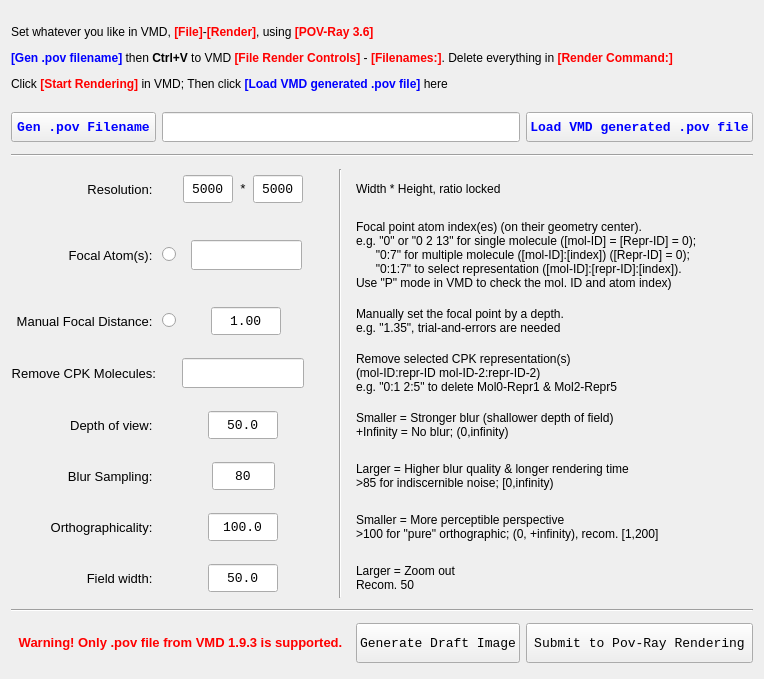
<?xml version="1.0" encoding="UTF-8"?>
<ui version="4.0">
 <class>VMD_Pov_Ray_Blur_UI</class>
 <widget class="QWidget" name="VMD_Pov_Ray_Blur_UI">
  <property name="geometry">
   <rect>
    <x>0</x>
    <y>0</y>
    <width>764</width>
    <height>679</height>
   </rect>
  </property>
  <property name="maximumSize">
   <size>
    <width>781</width>
    <height>5530</height>
   </size>
  </property>
  <property name="windowTitle">
   <string>VMD Pov-Ray Blur Editor by LYH</string>
  </property>
  <layout class="QHBoxLayout" name="horizontalLayout_27">
   <item>
    <layout class="QGridLayout" name="gridLayout" rowstretch="0,0,0,0,0,0,0,0,0,0,0,0,0" columnstretch="0,0,0,0,0">
     <item row="6" column="3" colspan="2">
      <widget class="QLabel" name="label_45">
       <property name="minimumSize">
        <size>
         <width>0</width>
         <height>40</height>
        </size>
       </property>
       <property name="font">
        <font>
         <family>Microsoft YaHei UI</family>
         <pointsize>9</pointsize>
         <weight>50</weight>
         <bold>false</bold>
        </font>
       </property>
       <property name="text">
        <string>Remove selected CPK representation(s)
(mol-ID:repr-ID mol-ID-2:repr-ID-2) 
e.g. &quot;0:1 2:5&quot; to delete Mol0-Repr1 &amp; Mol2-Repr5</string>
       </property>
      </widget>
     </item>
     <item row="12" column="0" colspan="3">
      <widget class="QLabel" name="warning_label">
       <property name="minimumSize">
        <size>
         <width>0</width>
         <height>30</height>
        </size>
       </property>
       <property name="font">
        <font>
         <family>Microsoft YaHei UI</family>
         <pointsize>10</pointsize>
         <weight>50</weight>
         <bold>false</bold>
        </font>
       </property>
       <property name="text">
        <string>&lt;html&gt;&lt;head/&gt;&lt;body&gt;&lt;p&gt;&lt;span style=&quot; font-size:10pt; font-weight:600; color:#ff0000;&quot;&gt;Warning! Only .pov file from VMD 1.9.3 is supported.&lt;/span&gt;&lt;/p&gt;&lt;/body&gt;&lt;/html&gt;</string>
       </property>
       <property name="alignment">
        <set>Qt::AlignCenter</set>
       </property>
      </widget>
     </item>
     <item row="3" column="3" colspan="2">
      <widget class="QLabel" name="label_13">
       <property name="minimumSize">
        <size>
         <width>0</width>
         <height>40</height>
        </size>
       </property>
       <property name="font">
        <font>
         <family>Microsoft YaHei UI</family>
         <pointsize>9</pointsize>
         <weight>50</weight>
         <bold>false</bold>
        </font>
       </property>
       <property name="text">
        <string>Width * Height, ratio locked</string>
       </property>
      </widget>
     </item>
     <item row="10" column="3" colspan="2">
      <widget class="QLabel" name="label_10">
       <property name="minimumSize">
        <size>
         <width>0</width>
         <height>40</height>
        </size>
       </property>
       <property name="font">
        <font>
         <family>Microsoft YaHei UI</family>
         <pointsize>9</pointsize>
         <weight>50</weight>
         <bold>false</bold>
        </font>
       </property>
       <property name="text">
        <string>Larger = Zoom out
Recom. 50</string>
       </property>
      </widget>
     </item>
     <item row="9" column="1">
      <layout class="QHBoxLayout" name="horizontalLayout_7">
       <item>
        <spacer name="horizontalSpacer_24">
         <property name="orientation">
          <enum>Qt::Horizontal</enum>
         </property>
         <property name="sizeHint" stdset="0">
          <size>
           <width>40</width>
           <height>20</height>
          </size>
         </property>
        </spacer>
       </item>
       <item>
        <widget class="QDoubleSpinBox" name="ortho_doubleSpinBox">
         <property name="minimumSize">
          <size>
           <width>0</width>
           <height>30</height>
          </size>
         </property>
         <property name="maximumSize">
          <size>
           <width>70</width>
           <height>16777215</height>
          </size>
         </property>
         <property name="font">
          <font>
           <family>Consolas</family>
           <pointsize>10</pointsize>
          </font>
         </property>
         <property name="alignment">
          <set>Qt::AlignCenter</set>
         </property>
         <property name="buttonSymbols">
          <enum>QAbstractSpinBox::NoButtons</enum>
         </property>
         <property name="decimals">
          <number>1</number>
         </property>
         <property name="maximum">
          <double>99999999999990000.000000000000000</double>
         </property>
         <property name="singleStep">
          <double>1.000000000000000</double>
         </property>
         <property name="value">
          <double>100.000000000000000</double>
         </property>
        </widget>
       </item>
       <item>
        <spacer name="horizontalSpacer_11">
         <property name="orientation">
          <enum>Qt::Horizontal</enum>
         </property>
         <property name="sizeHint" stdset="0">
          <size>
           <width>40</width>
           <height>20</height>
          </size>
         </property>
        </spacer>
       </item>
      </layout>
     </item>
     <item row="9" column="0">
      <widget class="QLabel" name="label_7">
       <property name="minimumSize">
        <size>
         <width>0</width>
         <height>30</height>
        </size>
       </property>
       <property name="font">
        <font>
         <family>Microsoft YaHei UI</family>
         <pointsize>10</pointsize>
         <weight>50</weight>
         <bold>false</bold>
        </font>
       </property>
       <property name="text">
        <string>Orthographicality: </string>
       </property>
       <property name="alignment">
        <set>Qt::AlignRight|Qt::AlignTrailing|Qt::AlignVCenter</set>
       </property>
      </widget>
     </item>
     <item row="3" column="0">
      <widget class="QLabel" name="label_11">
       <property name="minimumSize">
        <size>
         <width>0</width>
         <height>30</height>
        </size>
       </property>
       <property name="font">
        <font>
         <family>Microsoft YaHei UI</family>
         <pointsize>10</pointsize>
         <weight>50</weight>
         <bold>false</bold>
        </font>
       </property>
       <property name="text">
        <string>Resolution: </string>
       </property>
       <property name="alignment">
        <set>Qt::AlignRight|Qt::AlignTrailing|Qt::AlignVCenter</set>
       </property>
      </widget>
     </item>
     <item row="8" column="0">
      <widget class="QLabel" name="label_3">
       <property name="minimumSize">
        <size>
         <width>0</width>
         <height>30</height>
        </size>
       </property>
       <property name="font">
        <font>
         <family>Microsoft YaHei UI</family>
         <pointsize>10</pointsize>
         <weight>50</weight>
         <bold>false</bold>
        </font>
       </property>
       <property name="text">
        <string>Blur Sampling: </string>
       </property>
       <property name="alignment">
        <set>Qt::AlignRight|Qt::AlignTrailing|Qt::AlignVCenter</set>
       </property>
      </widget>
     </item>
     <item row="10" column="0">
      <widget class="QLabel" name="label_9">
       <property name="minimumSize">
        <size>
         <width>0</width>
         <height>30</height>
        </size>
       </property>
       <property name="font">
        <font>
         <family>Microsoft YaHei UI</family>
         <pointsize>10</pointsize>
         <weight>50</weight>
         <bold>false</bold>
        </font>
       </property>
       <property name="text">
        <string>Field width: </string>
       </property>
       <property name="alignment">
        <set>Qt::AlignRight|Qt::AlignTrailing|Qt::AlignVCenter</set>
       </property>
      </widget>
     </item>
     <item row="7" column="0">
      <widget class="QLabel" name="label">
       <property name="minimumSize">
        <size>
         <width>0</width>
         <height>30</height>
        </size>
       </property>
       <property name="font">
        <font>
         <family>Microsoft YaHei UI</family>
         <pointsize>10</pointsize>
         <weight>50</weight>
         <bold>false</bold>
        </font>
       </property>
       <property name="text">
        <string>Depth of view: </string>
       </property>
       <property name="alignment">
        <set>Qt::AlignRight|Qt::AlignTrailing|Qt::AlignVCenter</set>
       </property>
      </widget>
     </item>
     <item row="3" column="1">
      <layout class="QHBoxLayout" name="horizontalLayout_3">
       <item>
        <spacer name="horizontalSpacer_27">
         <property name="orientation">
          <enum>Qt::Horizontal</enum>
         </property>
         <property name="sizeHint" stdset="0">
          <size>
           <width>40</width>
           <height>20</height>
          </size>
         </property>
        </spacer>
       </item>
       <item>
        <layout class="QHBoxLayout" name="horizontalLayout">
         <item>
          <widget class="QSpinBox" name="res_width_spinBox">
           <property name="minimumSize">
            <size>
             <width>0</width>
             <height>30</height>
            </size>
           </property>
           <property name="maximumSize">
            <size>
             <width>50</width>
             <height>16777215</height>
            </size>
           </property>
           <property name="font">
            <font>
             <family>Consolas</family>
             <pointsize>10</pointsize>
            </font>
           </property>
           <property name="alignment">
            <set>Qt::AlignCenter</set>
           </property>
           <property name="buttonSymbols">
            <enum>QAbstractSpinBox::NoButtons</enum>
           </property>
           <property name="maximum">
            <number>999999999</number>
           </property>
           <property name="singleStep">
            <number>100</number>
           </property>
           <property name="value">
            <number>5000</number>
           </property>
          </widget>
         </item>
         <item>
          <widget class="QLabel" name="label_12">
           <property name="minimumSize">
            <size>
             <width>0</width>
             <height>30</height>
            </size>
           </property>
           <property name="font">
            <font>
             <family>Consolas</family>
             <pointsize>10</pointsize>
            </font>
           </property>
           <property name="text">
            <string>*</string>
           </property>
          </widget>
         </item>
         <item>
          <widget class="QSpinBox" name="res_height_spinBox">
           <property name="minimumSize">
            <size>
             <width>0</width>
             <height>30</height>
            </size>
           </property>
           <property name="maximumSize">
            <size>
             <width>50</width>
             <height>16777215</height>
            </size>
           </property>
           <property name="font">
            <font>
             <family>Consolas</family>
             <pointsize>10</pointsize>
            </font>
           </property>
           <property name="alignment">
            <set>Qt::AlignCenter</set>
           </property>
           <property name="buttonSymbols">
            <enum>QAbstractSpinBox::NoButtons</enum>
           </property>
           <property name="maximum">
            <number>999999999</number>
           </property>
           <property name="singleStep">
            <number>100</number>
           </property>
           <property name="value">
            <number>5000</number>
           </property>
          </widget>
         </item>
        </layout>
       </item>
       <item>
        <spacer name="horizontalSpacer_3">
         <property name="orientation">
          <enum>Qt::Horizontal</enum>
         </property>
         <property name="sizeHint" stdset="0">
          <size>
           <width>40</width>
           <height>20</height>
          </size>
         </property>
        </spacer>
       </item>
      </layout>
     </item>
     <item row="7" column="1">
      <layout class="QHBoxLayout" name="horizontalLayout_5">
       <item>
        <spacer name="horizontalSpacer_22">
         <property name="orientation">
          <enum>Qt::Horizontal</enum>
         </property>
         <property name="sizeHint" stdset="0">
          <size>
           <width>40</width>
           <height>20</height>
          </size>
         </property>
        </spacer>
       </item>
       <item>
        <widget class="QDoubleSpinBox" name="depth_doubleSpinBox">
         <property name="minimumSize">
          <size>
           <width>0</width>
           <height>30</height>
          </size>
         </property>
         <property name="maximumSize">
          <size>
           <width>70</width>
           <height>16777215</height>
          </size>
         </property>
         <property name="font">
          <font>
           <family>Consolas</family>
           <pointsize>10</pointsize>
          </font>
         </property>
         <property name="alignment">
          <set>Qt::AlignCenter</set>
         </property>
         <property name="buttonSymbols">
          <enum>QAbstractSpinBox::NoButtons</enum>
         </property>
         <property name="decimals">
          <number>1</number>
         </property>
         <property name="maximum">
          <double>99999999999990000.000000000000000</double>
         </property>
         <property name="singleStep">
          <double>1.000000000000000</double>
         </property>
         <property name="value">
          <double>50.000000000000000</double>
         </property>
        </widget>
       </item>
       <item>
        <spacer name="horizontalSpacer_7">
         <property name="orientation">
          <enum>Qt::Horizontal</enum>
         </property>
         <property name="sizeHint" stdset="0">
          <size>
           <width>40</width>
           <height>20</height>
          </size>
         </property>
        </spacer>
       </item>
      </layout>
     </item>
     <item row="5" column="3" colspan="2">
      <widget class="QLabel" name="label_41">
       <property name="minimumSize">
        <size>
         <width>0</width>
         <height>40</height>
        </size>
       </property>
       <property name="font">
        <font>
         <family>Microsoft YaHei UI</family>
         <pointsize>9</pointsize>
         <weight>50</weight>
         <bold>false</bold>
        </font>
       </property>
       <property name="text">
        <string>Manually set the focal point by a depth.
e.g. &quot;1.35&quot;, trial-and-errors are needed</string>
       </property>
      </widget>
     </item>
     <item row="2" column="0" colspan="5">
      <widget class="Line" name="line_8">
       <property name="minimumSize">
        <size>
         <width>0</width>
         <height>5</height>
        </size>
       </property>
       <property name="orientation">
        <enum>Qt::Horizontal</enum>
       </property>
      </widget>
     </item>
     <item row="4" column="0">
      <widget class="QLabel" name="label_43">
       <property name="minimumSize">
        <size>
         <width>0</width>
         <height>30</height>
        </size>
       </property>
       <property name="font">
        <font>
         <family>Microsoft YaHei UI</family>
         <pointsize>10</pointsize>
         <weight>50</weight>
         <bold>false</bold>
        </font>
       </property>
       <property name="text">
        <string>Focal Atom(s): </string>
       </property>
       <property name="alignment">
        <set>Qt::AlignRight|Qt::AlignTrailing|Qt::AlignVCenter</set>
       </property>
      </widget>
     </item>
     <item row="4" column="1">
      <layout class="QHBoxLayout" name="horizontalLayout_4">
       <item>
        <widget class="QRadioButton" name="focal_atom_radioButton">
         <property name="text">
          <string/>
         </property>
        </widget>
       </item>
       <item>
        <spacer name="horizontalSpacer_26">
         <property name="orientation">
          <enum>Qt::Horizontal</enum>
         </property>
         <property name="sizeHint" stdset="0">
          <size>
           <width>40</width>
           <height>20</height>
          </size>
         </property>
        </spacer>
       </item>
       <item>
        <widget class="QLineEdit" name="focal_atom_lineEdit">
         <property name="minimumSize">
          <size>
           <width>70</width>
           <height>30</height>
          </size>
         </property>
         <property name="font">
          <font>
           <family>Consolas</family>
           <pointsize>10</pointsize>
          </font>
         </property>
         <property name="alignment">
          <set>Qt::AlignCenter</set>
         </property>
        </widget>
       </item>
       <item>
        <spacer name="horizontalSpacer_5">
         <property name="orientation">
          <enum>Qt::Horizontal</enum>
         </property>
         <property name="sizeHint" stdset="0">
          <size>
           <width>40</width>
           <height>20</height>
          </size>
         </property>
        </spacer>
       </item>
       <item>
        <spacer name="horizontalSpacer_37">
         <property name="orientation">
          <enum>Qt::Horizontal</enum>
         </property>
         <property name="sizeType">
          <enum>QSizePolicy::Fixed</enum>
         </property>
         <property name="sizeHint" stdset="0">
          <size>
           <width>13</width>
           <height>20</height>
          </size>
         </property>
        </spacer>
       </item>
      </layout>
     </item>
     <item row="11" column="0" colspan="5">
      <widget class="Line" name="line_7">
       <property name="orientation">
        <enum>Qt::Horizontal</enum>
       </property>
      </widget>
     </item>
     <item row="5" column="1">
      <layout class="QHBoxLayout" name="horizontalLayout_26">
       <item>
        <widget class="QRadioButton" name="manual_focal_radioButton">
         <property name="text">
          <string/>
         </property>
        </widget>
       </item>
       <item>
        <spacer name="horizontalSpacer_30">
         <property name="orientation">
          <enum>Qt::Horizontal</enum>
         </property>
         <property name="sizeHint" stdset="0">
          <size>
           <width>40</width>
           <height>20</height>
          </size>
         </property>
        </spacer>
       </item>
       <item>
        <widget class="QDoubleSpinBox" name="manual_focal_doubleSpinBox">
         <property name="minimumSize">
          <size>
           <width>0</width>
           <height>30</height>
          </size>
         </property>
         <property name="maximumSize">
          <size>
           <width>70</width>
           <height>16777215</height>
          </size>
         </property>
         <property name="font">
          <font>
           <family>Consolas</family>
           <pointsize>10</pointsize>
          </font>
         </property>
         <property name="alignment">
          <set>Qt::AlignCenter</set>
         </property>
         <property name="buttonSymbols">
          <enum>QAbstractSpinBox::NoButtons</enum>
         </property>
         <property name="decimals">
          <number>2</number>
         </property>
         <property name="maximum">
          <double>99999999999990000.000000000000000</double>
         </property>
         <property name="singleStep">
          <double>0.050000000000000</double>
         </property>
         <property name="value">
          <double>1.000000000000000</double>
         </property>
        </widget>
       </item>
       <item>
        <spacer name="horizontalSpacer_31">
         <property name="orientation">
          <enum>Qt::Horizontal</enum>
         </property>
         <property name="sizeHint" stdset="0">
          <size>
           <width>40</width>
           <height>20</height>
          </size>
         </property>
        </spacer>
       </item>
       <item>
        <spacer name="horizontalSpacer_32">
         <property name="orientation">
          <enum>Qt::Horizontal</enum>
         </property>
         <property name="sizeType">
          <enum>QSizePolicy::Fixed</enum>
         </property>
         <property name="sizeHint" stdset="0">
          <size>
           <width>13</width>
           <height>20</height>
          </size>
         </property>
        </spacer>
       </item>
      </layout>
     </item>
     <item row="3" column="2" rowspan="8">
      <widget class="Line" name="line">
       <property name="minimumSize">
        <size>
         <width>20</width>
         <height>0</height>
        </size>
       </property>
       <property name="orientation">
        <enum>Qt::Vertical</enum>
       </property>
      </widget>
     </item>
     <item row="1" column="0">
      <widget class="QPushButton" name="gen_pov_filename_pushButton">
       <property name="minimumSize">
        <size>
         <width>0</width>
         <height>30</height>
        </size>
       </property>
       <property name="font">
        <font>
         <family>Consolas</family>
         <pointsize>10</pointsize>
         <weight>75</weight>
         <bold>true</bold>
        </font>
       </property>
       <property name="styleSheet">
        <string notr="true">color: rgb(0, 0, 255);</string>
       </property>
       <property name="text">
        <string>Gen .pov Filename</string>
       </property>
      </widget>
     </item>
     <item row="0" column="0" colspan="5">
      <widget class="QLabel" name="label_40">
       <property name="sizePolicy">
        <sizepolicy hsizetype="Preferred" vsizetype="Fixed">
         <horstretch>0</horstretch>
         <verstretch>0</verstretch>
        </sizepolicy>
       </property>
       <property name="minimumSize">
        <size>
         <width>0</width>
         <height>85</height>
        </size>
       </property>
       <property name="font">
        <font>
         <family>Microsoft YaHei UI</family>
         <pointsize>9</pointsize>
         <weight>50</weight>
         <bold>false</bold>
        </font>
       </property>
       <property name="text">
        <string>&lt;html&gt;&lt;head/&gt;&lt;body&gt;&lt;p&gt;Set whatever you like in VMD, &lt;span style=&quot; font-weight:600; color:#ff0000;&quot;&gt;[File]&lt;/span&gt;-&lt;span style=&quot; font-weight:600; color:#ff0000;&quot;&gt;[Render]&lt;/span&gt;&lt;span style=&quot; color:#000000;&quot;&gt;, using &lt;/span&gt;&lt;span style=&quot; font-weight:600; color:#ff0000;&quot;&gt;[POV-Ray 3.6]&lt;/span&gt;&lt;/p&gt;&lt;p&gt;&lt;span style=&quot; font-weight:600; color:#0000ff;&quot;&gt;[Gen .pov filename]&lt;/span&gt; then &lt;span style=&quot; font-weight:600;&quot;&gt;Ctrl+V&lt;/span&gt; to VMD &lt;span style=&quot; font-weight:600; color:#ff0000;&quot;&gt;[File Render Controls]&lt;/span&gt; - &lt;span style=&quot; font-weight:600; color:#ff0000;&quot;&gt;[Filenames:]&lt;/span&gt;. Delete everything in &lt;span style=&quot; font-weight:600; color:#ff0000;&quot;&gt;[Render Command:]&lt;/span&gt;&lt;/p&gt;&lt;p&gt;Click &lt;span style=&quot; font-weight:600; color:#ff0000;&quot;&gt;[Start Rendering]&lt;/span&gt; in VMD; Then click &lt;span style=&quot; font-weight:600; color:#0000ff;&quot;&gt;[Load VMD generated .pov file]&lt;/span&gt; here&lt;/p&gt;&lt;/body&gt;&lt;/html&gt;</string>
       </property>
      </widget>
     </item>
     <item row="5" column="0">
      <widget class="QLabel" name="label_42">
       <property name="minimumSize">
        <size>
         <width>0</width>
         <height>30</height>
        </size>
       </property>
       <property name="font">
        <font>
         <family>Microsoft YaHei UI</family>
         <pointsize>10</pointsize>
         <weight>50</weight>
         <bold>false</bold>
        </font>
       </property>
       <property name="text">
        <string>Manual Focal Distance: </string>
       </property>
       <property name="alignment">
        <set>Qt::AlignRight|Qt::AlignTrailing|Qt::AlignVCenter</set>
       </property>
      </widget>
     </item>
     <item row="6" column="0">
      <widget class="QLabel" name="label_44">
       <property name="minimumSize">
        <size>
         <width>0</width>
         <height>30</height>
        </size>
       </property>
       <property name="font">
        <font>
         <family>Microsoft YaHei UI</family>
         <pointsize>10</pointsize>
         <weight>50</weight>
         <bold>false</bold>
        </font>
       </property>
       <property name="text">
        <string>Remove CPK Molecules:</string>
       </property>
       <property name="alignment">
        <set>Qt::AlignRight|Qt::AlignTrailing|Qt::AlignVCenter</set>
       </property>
      </widget>
     </item>
     <item row="6" column="1">
      <layout class="QHBoxLayout" name="horizontalLayout_25">
       <item>
        <spacer name="horizontalSpacer_35">
         <property name="orientation">
          <enum>Qt::Horizontal</enum>
         </property>
         <property name="sizeHint" stdset="0">
          <size>
           <width>40</width>
           <height>20</height>
          </size>
         </property>
        </spacer>
       </item>
       <item>
        <widget class="QLineEdit" name="CPK_to_remove_lineEdit">
         <property name="minimumSize">
          <size>
           <width>70</width>
           <height>30</height>
          </size>
         </property>
         <property name="font">
          <font>
           <family>Consolas</family>
           <pointsize>10</pointsize>
          </font>
         </property>
         <property name="alignment">
          <set>Qt::AlignCenter</set>
         </property>
        </widget>
       </item>
       <item>
        <spacer name="horizontalSpacer_36">
         <property name="orientation">
          <enum>Qt::Horizontal</enum>
         </property>
         <property name="sizeHint" stdset="0">
          <size>
           <width>40</width>
           <height>20</height>
          </size>
         </property>
        </spacer>
       </item>
      </layout>
     </item>
     <item row="1" column="1" colspan="3">
      <widget class="QLineEdit" name="pov_filename_lineEdit">
       <property name="minimumSize">
        <size>
         <width>0</width>
         <height>30</height>
        </size>
       </property>
       <property name="font">
        <font>
         <family>Consolas</family>
         <pointsize>10</pointsize>
        </font>
       </property>
      </widget>
     </item>
     <item row="1" column="4">
      <widget class="QPushButton" name="load_pov_file_pushButton">
       <property name="minimumSize">
        <size>
         <width>0</width>
         <height>30</height>
        </size>
       </property>
       <property name="font">
        <font>
         <family>Consolas</family>
         <pointsize>10</pointsize>
         <weight>75</weight>
         <bold>true</bold>
        </font>
       </property>
       <property name="styleSheet">
        <string notr="true">color: rgb(0, 0, 255);</string>
       </property>
       <property name="text">
        <string>Load VMD generated .pov file</string>
       </property>
      </widget>
     </item>
     <item row="7" column="3" colspan="2">
      <widget class="QLabel" name="label_2">
       <property name="minimumSize">
        <size>
         <width>0</width>
         <height>40</height>
        </size>
       </property>
       <property name="font">
        <font>
         <family>Microsoft YaHei UI</family>
         <pointsize>9</pointsize>
         <weight>50</weight>
         <bold>false</bold>
        </font>
       </property>
       <property name="text">
        <string>Smaller = Stronger blur (shallower depth of field)
+Infinity = No blur; (0,infinity)</string>
       </property>
      </widget>
     </item>
     <item row="12" column="4">
      <widget class="QPushButton" name="submit_pushButton">
       <property name="minimumSize">
        <size>
         <width>200</width>
         <height>40</height>
        </size>
       </property>
       <property name="font">
        <font>
         <family>Consolas</family>
         <pointsize>10</pointsize>
        </font>
       </property>
       <property name="styleSheet">
        <string notr="true"/>
       </property>
       <property name="text">
        <string>Submit to Pov-Ray Rendering</string>
       </property>
      </widget>
     </item>
     <item row="4" column="3" colspan="2">
      <widget class="QLabel" name="label_6">
       <property name="minimumSize">
        <size>
         <width>0</width>
         <height>70</height>
        </size>
       </property>
       <property name="font">
        <font>
         <family>Microsoft YaHei UI</family>
         <pointsize>9</pointsize>
         <weight>50</weight>
         <bold>false</bold>
        </font>
       </property>
       <property name="text">
        <string>Focal point atom index(es) (on their geometry center). 
e.g. &quot;0&quot; or &quot;0 2 13&quot; for single molecule ([mol-ID] = [Repr-ID] = 0);
      &quot;0:7&quot; for multiple molecule ([mol-ID]:[index]) ([Repr-ID] = 0);
      &quot;0:1:7&quot; to select representation ([mol-ID]:[repr-ID]:[index]). 
Use &quot;P&quot; mode in VMD to check the mol. ID and atom index)</string>
       </property>
      </widget>
     </item>
     <item row="9" column="3" colspan="2">
      <widget class="QLabel" name="label_8">
       <property name="minimumSize">
        <size>
         <width>0</width>
         <height>40</height>
        </size>
       </property>
       <property name="font">
        <font>
         <family>Microsoft YaHei UI</family>
         <pointsize>9</pointsize>
         <weight>50</weight>
         <bold>false</bold>
        </font>
       </property>
       <property name="text">
        <string>Smaller = More perceptible perspective
&gt;100 for &quot;pure&quot; orthographic; (0, +infinity), recom. [1,200]</string>
       </property>
      </widget>
     </item>
     <item row="8" column="3" colspan="2">
      <widget class="QLabel" name="label_4">
       <property name="minimumSize">
        <size>
         <width>0</width>
         <height>40</height>
        </size>
       </property>
       <property name="font">
        <font>
         <family>Microsoft YaHei UI</family>
         <pointsize>9</pointsize>
         <weight>50</weight>
         <bold>false</bold>
        </font>
       </property>
       <property name="text">
        <string>Larger = Higher blur quality &amp; longer rendering time
&gt;85 for indiscernible noise; [0,infinity)</string>
       </property>
      </widget>
     </item>
     <item row="10" column="1">
      <layout class="QHBoxLayout" name="horizontalLayout_8">
       <item>
        <spacer name="horizontalSpacer_25">
         <property name="orientation">
          <enum>Qt::Horizontal</enum>
         </property>
         <property name="sizeHint" stdset="0">
          <size>
           <width>40</width>
           <height>20</height>
          </size>
         </property>
        </spacer>
       </item>
       <item>
        <widget class="QDoubleSpinBox" name="field_width_doubleSpinBox">
         <property name="minimumSize">
          <size>
           <width>0</width>
           <height>30</height>
          </size>
         </property>
         <property name="maximumSize">
          <size>
           <width>70</width>
           <height>16777215</height>
          </size>
         </property>
         <property name="font">
          <font>
           <family>Consolas</family>
           <pointsize>10</pointsize>
          </font>
         </property>
         <property name="alignment">
          <set>Qt::AlignCenter</set>
         </property>
         <property name="buttonSymbols">
          <enum>QAbstractSpinBox::NoButtons</enum>
         </property>
         <property name="decimals">
          <number>1</number>
         </property>
         <property name="maximum">
          <double>99999999999990000.000000000000000</double>
         </property>
         <property name="singleStep">
          <double>1.000000000000000</double>
         </property>
         <property name="value">
          <double>50.000000000000000</double>
         </property>
        </widget>
       </item>
       <item>
        <spacer name="horizontalSpacer_13">
         <property name="orientation">
          <enum>Qt::Horizontal</enum>
         </property>
         <property name="sizeHint" stdset="0">
          <size>
           <width>40</width>
           <height>20</height>
          </size>
         </property>
        </spacer>
       </item>
      </layout>
     </item>
     <item row="8" column="1">
      <layout class="QHBoxLayout" name="horizontalLayout_6">
       <item>
        <spacer name="horizontalSpacer_23">
         <property name="orientation">
          <enum>Qt::Horizontal</enum>
         </property>
         <property name="sizeHint" stdset="0">
          <size>
           <width>40</width>
           <height>20</height>
          </size>
         </property>
        </spacer>
       </item>
       <item>
        <widget class="QSpinBox" name="blur_sampling_spinBox">
         <property name="minimumSize">
          <size>
           <width>0</width>
           <height>30</height>
          </size>
         </property>
         <property name="maximumSize">
          <size>
           <width>70</width>
           <height>16777215</height>
          </size>
         </property>
         <property name="font">
          <font>
           <family>Consolas</family>
           <pointsize>10</pointsize>
          </font>
         </property>
         <property name="alignment">
          <set>Qt::AlignCenter</set>
         </property>
         <property name="buttonSymbols">
          <enum>QAbstractSpinBox::NoButtons</enum>
         </property>
         <property name="minimum">
          <number>1</number>
         </property>
         <property name="maximum">
          <number>999999999</number>
         </property>
         <property name="value">
          <number>80</number>
         </property>
        </widget>
       </item>
       <item>
        <spacer name="horizontalSpacer_9">
         <property name="orientation">
          <enum>Qt::Horizontal</enum>
         </property>
         <property name="sizeHint" stdset="0">
          <size>
           <width>40</width>
           <height>20</height>
          </size>
         </property>
        </spacer>
       </item>
      </layout>
     </item>
     <item row="12" column="3">
      <widget class="QPushButton" name="draft_submit_pushButton">
       <property name="minimumSize">
        <size>
         <width>0</width>
         <height>40</height>
        </size>
       </property>
       <property name="font">
        <font>
         <family>Consolas</family>
         <pointsize>10</pointsize>
        </font>
       </property>
       <property name="styleSheet">
        <string notr="true"/>
       </property>
       <property name="text">
        <string>Generate Draft Image</string>
       </property>
      </widget>
     </item>
    </layout>
   </item>
  </layout>
 </widget>
 <resources/>
 <connections/>
</ui>
